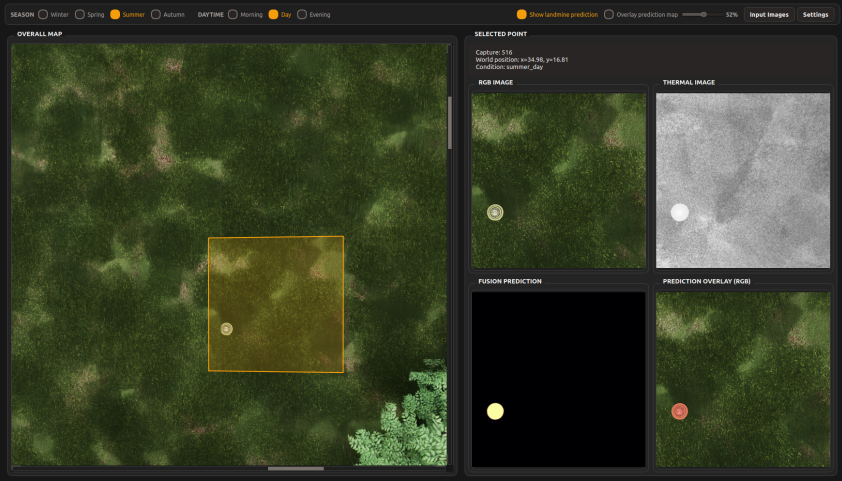
#> input picture docs/images/map_interface_screenshot.png, 1684 x 961 px (shown at 1/2 size); its folder holds only this picture in this run
$ python label_editor.py
#> lines starting #> are read from the running program, lines starting #| are printed output that depends on the picture
import cv2
import os
import glob
import numpy as np
import random

DATASET_DIR = "/media/geekscode/Developer1/Projects/gd-autopilot/yolo_training/datasets/lwir_real_all"

CLASS_NAMES = {
    0: "mine_disc",
    1: "mine_rectangular_elongated",
    2: "mine_square",
    3: "mine_rectangular",
    4: "mine_cylinder_vert",
    5: "mine_butterfly",
    6: "mine_directional_standing",
    7: "mine_round_directional_standing",
}

EXACT_CLASS_NAMES = {
    0: "Mine_Cloth", 1: "Mine_Dzika", 2: "Mine_ML7", 3: "Mine_ML8",
    4: "Mine_MOB", 5: "Mine_MON100", 6: "Mine_MON200", 7: "Mine_MON50",
    8: "Mine_MON90", 9: "Mine_MS3", 10: "Mine_MS4", 11: "Mine_OZM72",
    12: "Mine_PFM1", 13: "Mine_PMD6", 14: "Mine_PMN", 15: "Mine_PMN2",
    16: "Mine_PMN4", 17: "Mine_POB_Pilka", 18: "Mine_POM2", 19: "Mine_POM3",
    20: "Mine_POMZ2", 21: "Mine_PTKM1R", 22: "Mine_PTM1", 23: "Mine_PTM3",
    24: "Mine_PTM4", 25: "Mine_TM46", 26: "Mine_TM57", 27: "Mine_TM62",
    28: "Mine_TM62B", 29: "Mine_TM62D", 30: "Mine_TM62P", 31: "Mine_TM62P2",
    32: "Mine_TM62P3", 33: "Mine_TM62T", 34: "Mine_TM72", 35: "Mine_TM83",
    36: "Mine_TM89",
}

WIN_NAME = "Label Editor"

COLORS = {}

# [4 lines left out: function get_color, not called in this run]

def load_class_names(classes_path):
    names = {}
    if classes_path and os.path.exists(classes_path):
        with open(classes_path, 'r') as f:
            for i, line in enumerate(f):
                name = line.strip()
                if name:
                    names[i] = name
    return names

def build_boxes(label_path):
    boxes = []
    if not os.path.exists(label_path):
        return boxes
    with open(label_path, 'r') as f:
        lines = f.readlines()
    for i, line in enumerate(lines):
        parts = line.strip().split()
        if len(parts) < 5:
            continue
        try:
            floats = list(map(float, parts))
        except ValueError:
            continue
        boxes.append({
            "line_index": i,
            "cls_id": int(floats[0]),
            "coords": floats[1:],
            "poly": None,
        })
    return boxes

# [110 lines left out: functions to_pixels, contains, draw_box, rewrite_label_file, hotkey_map, pick_class, not called in this run]

def main():
    images_dir = os.path.join(DATASET_DIR, "images")
    labels_dir = os.path.join(DATASET_DIR, "labels")
    exact_dir = os.path.join(DATASET_DIR, "exact_labels")

    exact_class_names = load_class_names(os.path.join(exact_dir, "classes.txt"))
    merged_class_names = load_class_names(os.path.join(labels_dir, "classes.txt"))

    extensions = ['*.jpg', '*.jpeg', '*.png', '*.bmp']
    img_files = []
    for ext in extensions:
        img_files.extend(glob.glob(os.path.join(images_dir, ext)))
    img_files = sorted(img_files)

    if not img_files:
        print(f"Error: No images found in {images_dir}")
        return

    print(f"Loaded {len(img_files)} images.")
    print("Controls:")
    print(" [D] / [Right Arrow] : Next Image")
    print(" [A] / [Left Arrow]  : Previous Image")
    print(" [E]                 : Toggle merged / exact labels")
    print(" [L]                 : Toggle label text")
    print(" [Left Click]        : Select box (click again to deselect)")
    print(" [N]                 : Cycle overlapping boxes under cursor")
    print(" [M]                 : Reassign selected box class")
    print(" [Q] / [Esc]         : Quit")

    idx = 0
    use_exact = False
    show_text = True
    selected = None
    last_click = None
    boxes = []
    img_path = None
    label_path = None
    names = None

    def reload():
        nonlocal boxes, names
        active = exact_dir if use_exact else labels_dir
        n = os.path.basename(os.path.splitext(img_path)[0])
        label = os.path.join(active, n + ".txt")
        boxes = build_boxes(label)
        if use_exact:
            names = exact_class_names or EXACT_CLASS_NAMES
        else:
            names = merged_class_names or CLASS_NAMES
        return label

    # [19 lines left out: functions boxes_under, on_mouse, not called in this run]

    cv2.namedWindow(WIN_NAME)
    cv2.setMouseCallback(WIN_NAME, on_mouse)

    while True:
        img_path = img_files[idx]
        img = cv2.imread(img_path)
#> img is the input picture: shape (961, 1684, 3); mean B, G, R 40, 62.2, 55.4
        if img is None:
            print(f"Failed to load: {img_path}")
            idx = (idx + 1) % len(img_files)
            continue

        label_path = reload()
        h, w = img.shape[:2]
#> h = 961; w = 1684
        for b in boxes:
            b["poly"] = to_pixels(b, w, h)
        selected = None
        last_click = None

        mode_tag = "EXACT" if use_exact else "MERGED"
        info = f"({idx+1}/{len(img_files)}) {os.path.basename(img_path)} [{mode_tag}] text={'ON' if show_text else 'OFF'}"
        cv2.putText(img, info, (10, 25), cv2.FONT_HERSHEY_SIMPLEX, 0.7, (255, 255, 255), 4)
        cv2.putText(img, info, (10, 25), cv2.FONT_HERSHEY_SIMPLEX, 0.7, (0, 0, 0), 2)
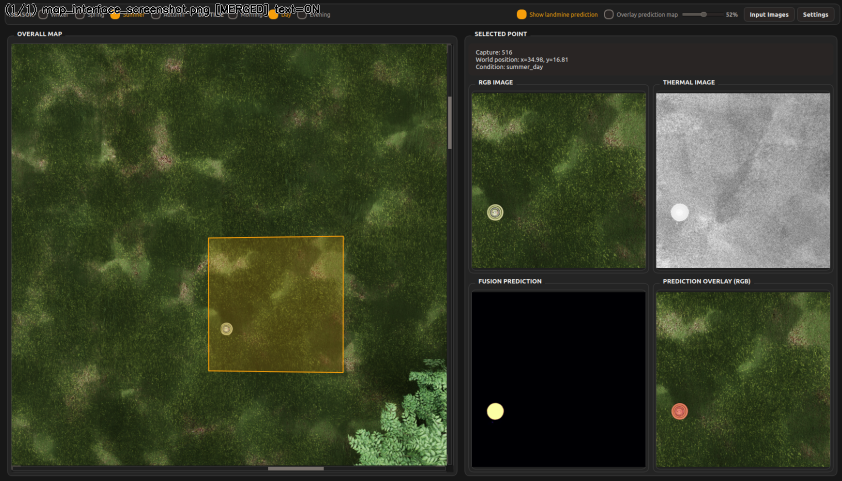
#> img: shape (961, 1684, 3) (shown at 1/2 size); mean B, G, R 40.3, 62.5, 55.6

        while True:
            display = img.copy()
            for b in boxes:
                draw_box(display, b, w, h, names, show_text, selected=(b is selected))

            if selected is not None:
                sel_name = (names or {}).get(selected["cls_id"]) or f"ID: {selected['cls_id']}"
                status = f"SELECTED box: class {selected['cls_id']} ({sel_name})  [M] reassign  [N] next"
            else:
                status = "Click a box to select it"
            cv2.putText(display, status, (10, display.shape[0] - 12),
                        cv2.FONT_HERSHEY_SIMPLEX, 0.6, (255, 255, 255), 4)
            cv2.putText(display, status, (10, display.shape[0] - 12),
                        cv2.FONT_HERSHEY_SIMPLEX, 0.6, (0, 0, 0) if selected is None else (0, 0, 0), 2)
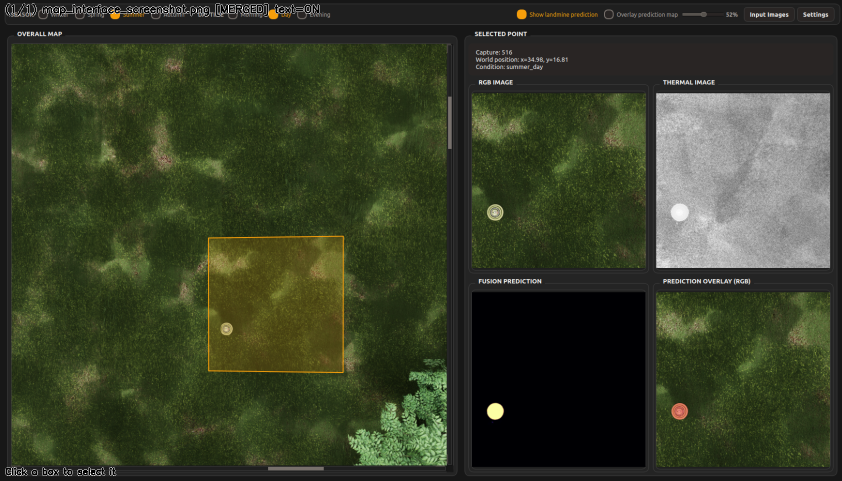
#> display: shape (961, 1684, 3) (shown at 1/2 size); mean B, G, R 40.4, 62.5, 55.7

            cv2.imshow(WIN_NAME, display)

            key = cv2.waitKey(25) & 0xFF
#> (key q is pressed here)
            if key == 0xFF:
                continue

            if key in [ord('d'), 83, 32]:
                idx = (idx + 1) % len(img_files)
                break
            elif key in [ord('a'), 81]:
                idx = (idx - 1) % len(img_files)
                break
            elif key in [ord('e'), 69]:
                use_exact = not use_exact
                label_path = reload()
                for b in boxes:
                    b["poly"] = to_pixels(b, w, h)
                selected = None
                print(f"Switched to {'exact' if use_exact else 'merged'} labels.")
            elif key in [ord('l'), 76]:
                show_text = not show_text
                print(f"Label text: {'ON' if show_text else 'OFF'}")
            elif key in [ord('n'), 78]:
                if last_click is not None:
                    under = boxes_under(*last_click)
                    if under:
                        if selected in under:
                            pos = under.index(selected)
                            selected = under[(pos + 1) % len(under)]
                        else:
                            selected = under[-1]
                        print(f"Selected box #{under.index(selected)} (class {selected['cls_id']})")
            elif key in [ord('m'), 77]:
                if selected is None:
                    print("No box selected. Click a box first.")
                else:
                    box = selected
                    new_id = pick_class(display, names, box["cls_id"])
                    if new_id is not None and new_id != box["cls_id"]:
                        old_id = rewrite_label_file(label_path, box, new_id)
                        old_name = (names or {}).get(old_id, old_id)
                        new_name = (names or {}).get(new_id, new_id)
                        print(f"{os.path.basename(label_path)}: class {old_name} -> {new_name}")
                    elif new_id is not None:
                        print("Same class; nothing changed.")
            elif key in [ord('q'), 27]:
                cv2.destroyAllWindows()
                return

    cv2.destroyAllWindows()

if __name__ == "__main__":
    main()
